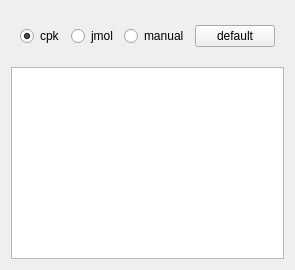
              <widget class="QWidget" name="tab_40">
               <attribute name="title">
                <string>Atoms</string>
               </attribute>
               <layout class="QVBoxLayout" name="verticalLayout_13">
                <item>
                 <widget class="QFrame" name="frame_142">
                  <property name="minimumSize">
                   <size>
                    <width>0</width>
                    <height>50</height>
                   </size>
                  </property>
                  <property name="frameShape">
                   <enum>QFrame::NoFrame</enum>
                  </property>
                  <property name="frameShadow">
                   <enum>QFrame::Raised</enum>
                  </property>
                  <layout class="QHBoxLayout" name="horizontalLayout_154">
                   <item>
                    <widget class="QRadioButton" name="cpk_radio">
                     <property name="text">
                      <string>cpk</string>
                     </property>
                     <property name="checked">
                      <bool>true</bool>
                     </property>
                    </widget>
                   </item>
                   <item>
                    <widget class="QRadioButton" name="jmol_radio">
                     <property name="text">
                      <string>jmol</string>
                     </property>
                    </widget>
                   </item>
                   <item>
                    <widget class="QRadioButton" name="manual_colors_radio">
                     <property name="text">
                      <string>manual</string>
                     </property>
                    </widget>
                   </item>
                   <item>
                    <widget class="QPushButton" name="manual_colors_default">
                     <property name="text">
                      <string>default</string>
                     </property>
                    </widget>
                   </item>
                  </layout>
                 </widget>
                </item>
                <item>
                 <widget class="QTableWidget" name="ColorsOfAtomsTable">
                  <property name="minimumSize">
                   <size>
                    <width>0</width>
                    <height>30</height>
                   </size>
                  </property>
                 </widget>
                </item>
               </layout>
              </widget>
